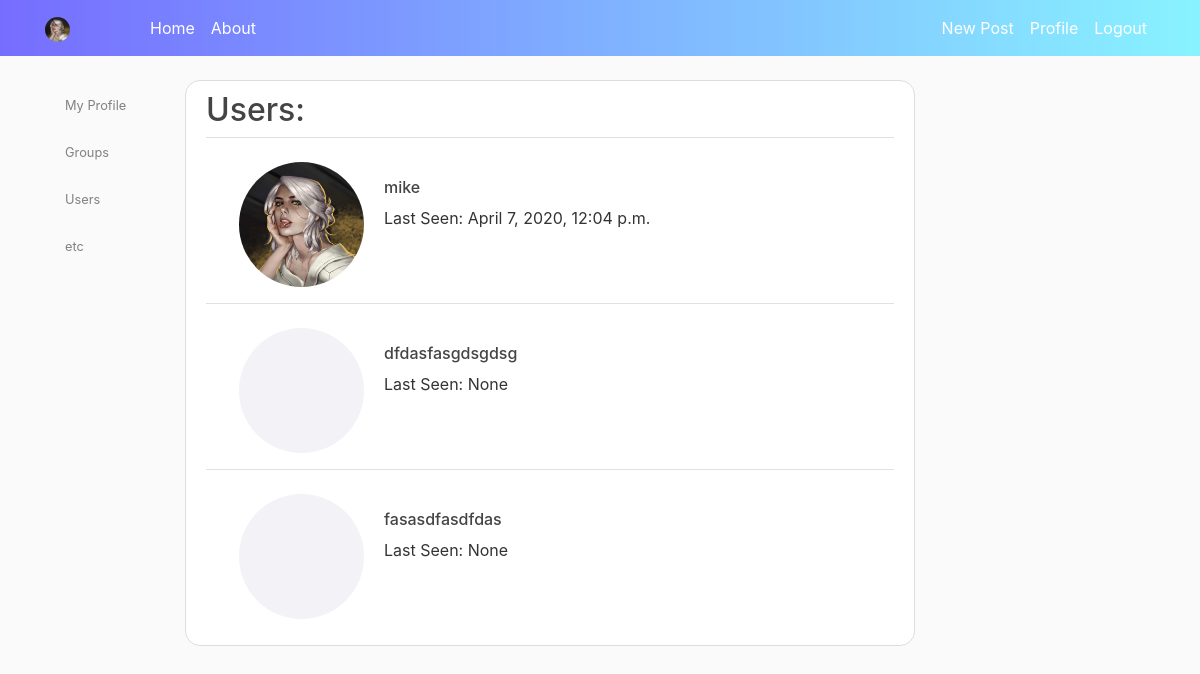
The app's page /users/ (signed in), older data.
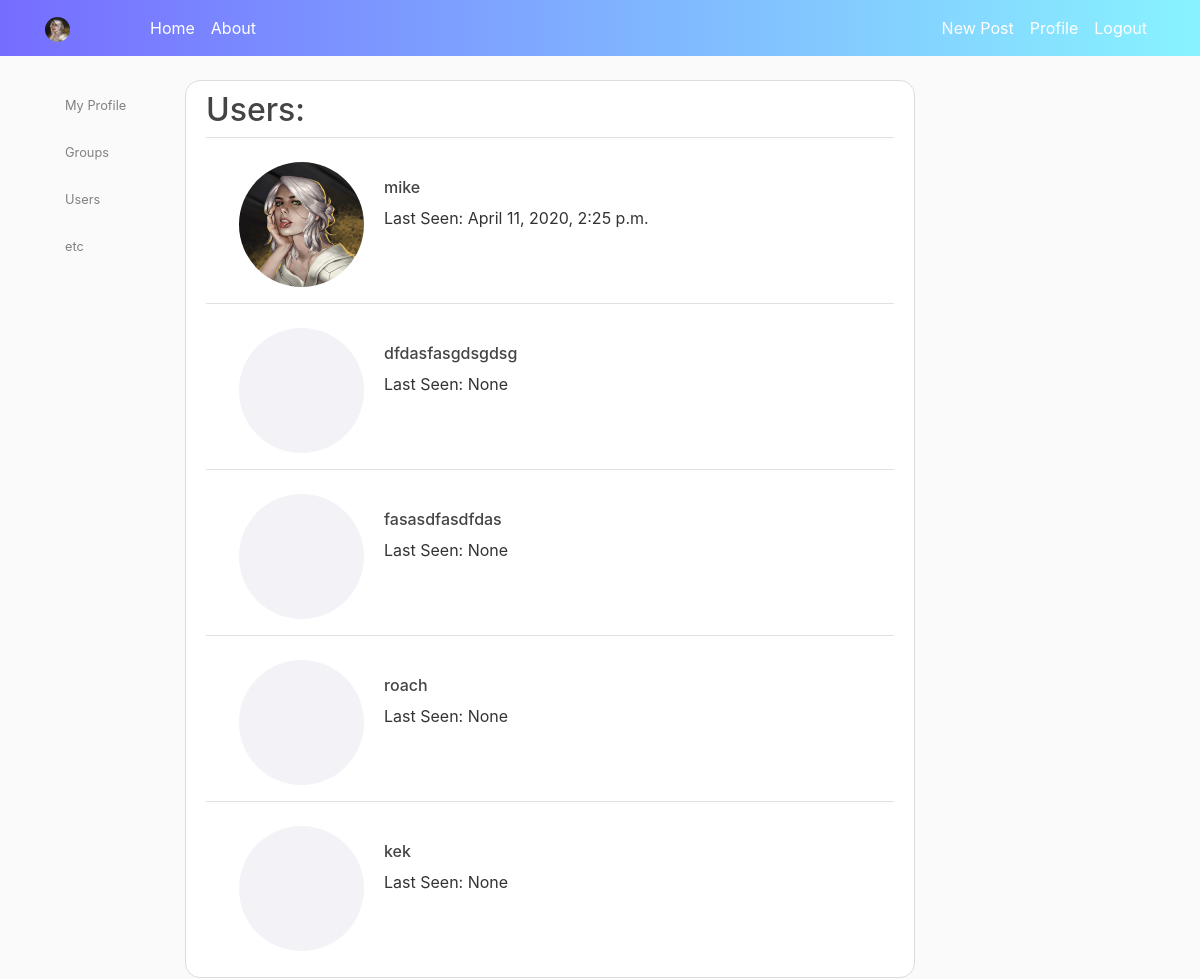
The same page, newer data.
### users/models.py (models this page shows, shortened)
class CustomUser(AbstractUser):
	photo = models.ImageField(upload_to = 'profile_pics/', default = 'default.jpg')

### users/views.py (the view)
# urls.py: path('', UserListView.as_view(), name='users-list'),
class UserListView(LoginRequiredMixin, ListView):
	queryset = CustomUser.objects.all()
	template_name = 'users/user_list.html'

### templates/users/user_list.html
{% extends "base.html" %}
{% block content %}
{% load static %}
<div class='content-section'>
   <div class='media-body'>
      <h2>Users:</h2>
   </div>
   {% for instance in object_list %}
   <legend class="border-bottom mb-4"></legend>
   <div class='row'>
      <div class='col-'>
         <a href="/users/{{instance.username}}/"><img class='rounded-circle account-img ml-5' src ='/media/{{instance.photo}}'></a>
      </div>
      <div class='col- mt-3'>
         <a href="/users/{{instance.username}}/">
            <h6>{{instance.username}}</h6>
         </a>
         <p>Last Seen: {{ instance.last_login }}</p>
      </div>
   </div>
   {% endfor %}
</div>
{% endblock content %}

### templates/base.html (shortened to what this page needs)
<!DOCTYPE html>
<html>
   <head>
      {% load static %}
      <link rel="stylesheet" href="https://maxcdn.bootstrapcdn.com/bootstrap/4.0.0/css/bootstrap.min.css">
      <link rel="stylesheet" type="text/css" href="{% static 'blog/main.css' %}">
   </head>
   <body>
      <header class="site-header">
         <nav class="navbar navbar-expand-md navbar-dark bg-steel fixed-top">
            <div class="container">
               <a class="navbar-brand mr-4" href=""><img class="rounded-circle article-svg" src='{{user.photo.url}}'</a>
               <div class="collapse navbar-collapse" id="navbarToggle">
                  <div class="navbar-nav mr-auto">
                     <a class="nav-item nav-link" href="{% url 'users:users-list' %}">Home</a>
                     <a class="nav-item nav-link" href="/about">About</a>
                  </div>
                  <div class="navbar-nav">
                     {% if user.is_authenticated %}
                     <a class="nav-item nav-link" href="{% url 'articles:article-create' %}">New Post</a>
                     <a class="nav-item nav-link" href="{% url 'users:users-single' user.username %}">Profile</a>
                     <a class="nav-item nav-link" href="{% url 'users:users-logout' %}">Logout</a>
                     {% else %}
                     <a class="nav-item nav-link" href="{% url 'users:users-login' %}">Login</a>
                     <a class="nav-item nav-link" href="{% url 'users:users-register' %}">Register</a>
                     {% endif %}
                  </div>
               </div>
            </div>
         </nav>
      </header>
      <main role="main" class="container">
         <div class="row">
            {% if user.is_authenticated %}
            <div class="col-md-4" >
                  <nav class="list-group bg-transparent ">
                     <a href='{% url 'users:users-single' user.username %}' class="list-group-item list-group-item-light border-0 bg-transparent"><small>My Profile</small></a>
                     <a href='{% url 'usergroups:usergroups-list' %}' class="list-group-item list-group-item-light border-0 bg-transparent"><small>Groups</small></a>
                     <a href='{% url 'users:users-list' %}' class="list-group-item list-group-item-light border-0 bg-transparent"><small>Users</small></a>
                     <a href='' class="list-group-item list-group-item-light border-0 bg-transparent"><small>etc</small></a>
                  </nav>
            </div>
            {% endif %}
            <div class="col-md-8" style='right:240px;'>
               {% block content %}{% endblock %}
            </div>
         </div>
      </main>
   </body>
</html>

### static/blog/main.css (style rules this page uses)
body { background: #fafafa; color: #333333; margin-top: 5rem; }
h1, h2, h3, h4, h5, h6 { color: #444444; }
.bg-steel { background: linear-gradient(90deg, #766dff 0%, #88f3ff 100%); }
.site-header .navbar-nav .nav-link { color: #fff; }
.content-section { background: #ffffff; padding: 10px 20px; border: 1px solid #dddddd; border-radius: 15px; margin-bottom: 20px; }
.article-svg { width: 25px; height: 25px; vertical-align: middle; }
.account-img { height: 125px; width: 125px; margin-right: 20px; margin-bottom: 16px; }
.media-body { word-break: break-all; }

Row changes from the older to the newer data that the page shows:
changed CustomUser "mike": last_login "April 7, 2020, 12:04 p.m." → "April 11, 2020, 2:25 p.m."
added CustomUser: photo (placeholder picture), username "roach", last_login "None"
added CustomUser: photo (placeholder picture), username "kek", last_login "None"
